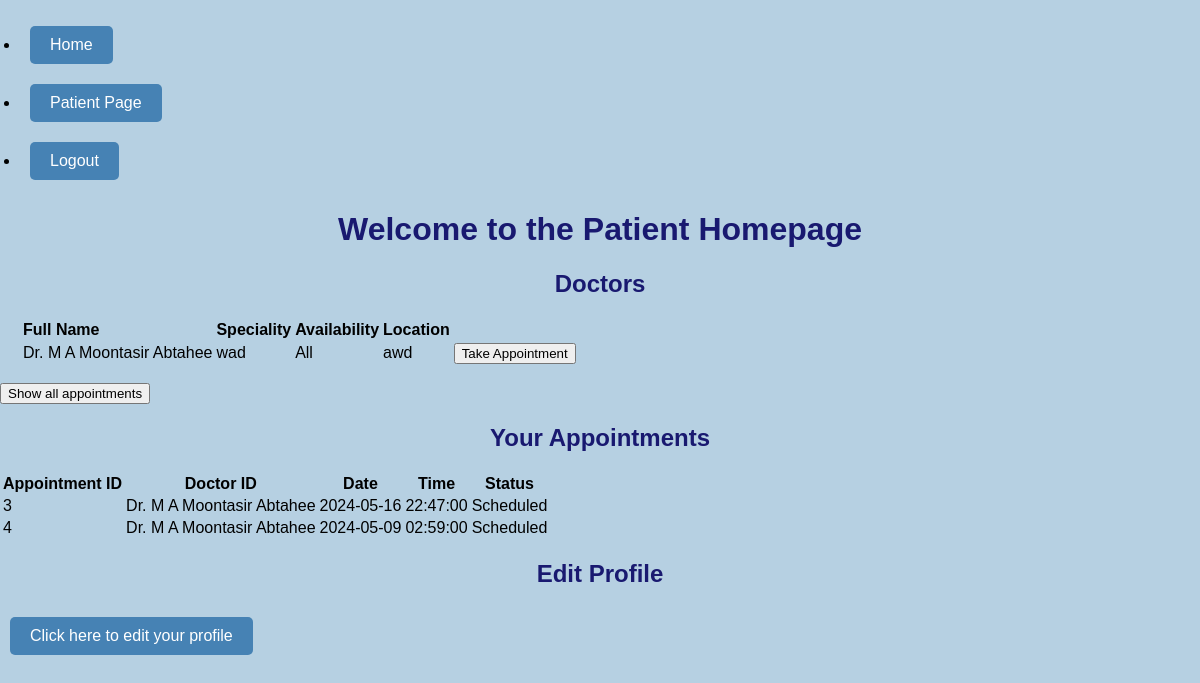
The page /patients/abth123456 (signed in) on the database as committed earlier.
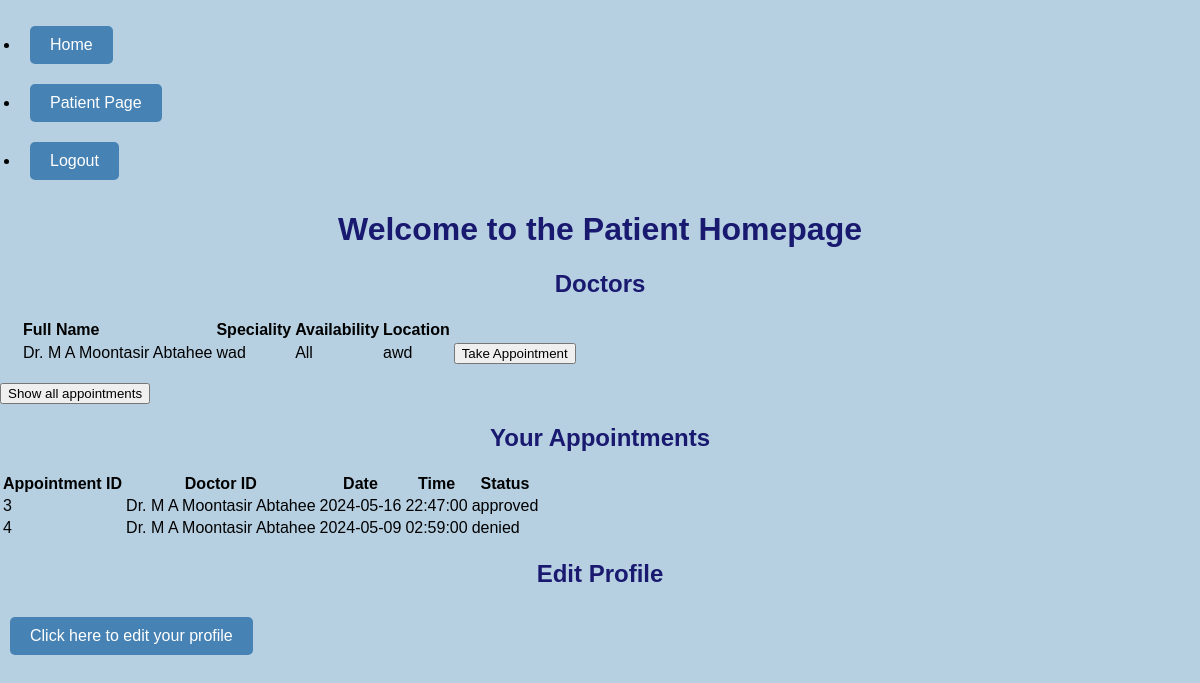
The same page on the database as committed later.
### models/appointment.py (models this page shows, shortened)
class Appointment(db.Model):
    __tablename__ = 'appointments'
    id = db.Column(db.Integer, primary_key=True)
    doctor_id = db.Column(db.Integer, db.ForeignKey('doctors.id'), nullable=False)
    patient_id = db.Column(db.Integer, db.ForeignKey('patients.id'), nullable=False)
    date = db.Column(db.Date, nullable=False)
    time = db.Column(db.Time, nullable=False)
    status = db.Column(db.String(64), nullable=True)

### views/patient.py (the view)
@patient_bp.route('/patients/<username>', methods=['GET'])
@login_required
def patient(username):
    doctors = Doctor.query.join(Profile).all()
    user = User.query.filter_by(username=username).first()
    from controllers import patient
    appointments = patient.get_appointment_by_patient_id(current_user.id)
    doctorx = Doctor.query.filter_by(id=appointments[0].doctor_id)
    profilex = Profile.query.filter_by(id=doctorx[0].profile_id).first()
    return render_template('patient.html', doctors=doctors, user=user, appointments=appointments, App_doctor=doctorx, App_profile=profilex)

### controllers/patient.py (called while the page is built)
def get_appointment_by_patient_id(id):
    from models import Appointment
    return Appointment.query.filter_by(patient_id=id).all()

### views/login.py (called while the page is built)
@login_manager.user_loader
def load_user(user_id):
    return User.query.get(user_id)

### templates/patient.html (shortened to what this page needs)
{% extends "base.html" %}
{% block content %}
    <h1>Welcome to the Patient Homepage</h1>
    <h2>Doctors</h2>
    <ul>
        <table>
                <tr>
                    <th>Full Name</th>
                    <th>Speciality</th>
                    <th>Availability</th>
                    <th>Location</th>
                </tr>
                {% for doctor in doctors %}
                <tr>
                    <td>{{ "Dr. " + doctor.profile.first_name + " " + doctor.profile.last_name}}</td>
                    <td>{{ doctor.specialization }}</td>
                    <td>{{ doctor.availability }}</td>
                    <td>{{ doctor.location }}</td>
               <td>
    <form method="GET" action="{{ url_for('appointment.create_appointment', doctor_id=doctor.id) }}">
        <input type="submit" value="Take Appointment">
    </form>
</td>
                </tr>
            </table>
        {% endfor %}
    </ul>
    <form method="GET" action="{{ url_for('appointment.appointments') }}">
        <input type="submit" value="Show all appointments">
    </form>
    <h2>Your Appointments</h2>
    {% if appointments %}
        <table>
            <tr>
                <th>Appointment ID</th>
                <th>Doctor ID</th>
                <th>Date</th>
                <th>Time</th>
                <th>Status</th>
            </tr>
            {% for appointment in appointments %}
                <tr>
                    <td>{{ appointment.id }}</td>
                    <td>{{ "Dr. " + App_profile.first_name + " " + App_profile.last_name }}</td>
                    <td>{{ appointment.date }}</td>
                    <td>{{ appointment.time }}</td>
                    <td>{{ appointment.status }}</td>
                </tr>
            {% endfor %}
        </table>
    {% else %}
        <p>No appointments found.</p>
    {% endif %}
    <h2>Edit Profile</h2>
    <p><a href="{{ url_for('patient.update_patient',username = user.username) }}">Click here to edit your profile</a></p>
{% endblock %}

Rows that differ between the two databases and show on the page:
changed Appointment id 3: status "Scheduled" → "approved"
changed Appointment id 4: status "Scheduled" → "denied"
